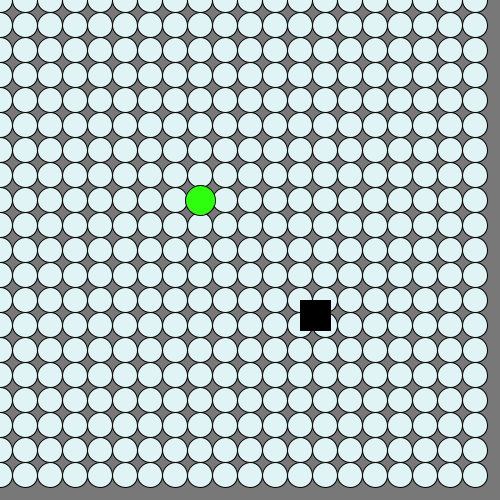
Frame 1 (no input)
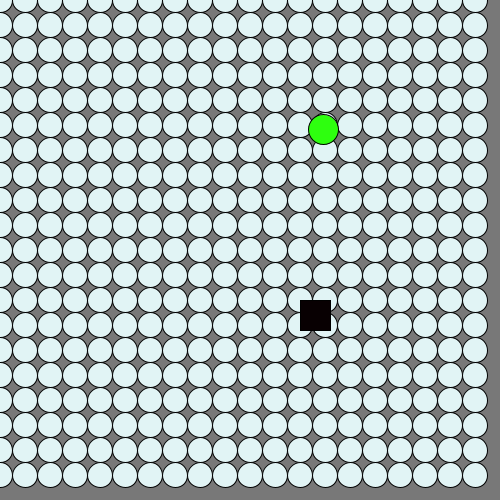
Frame 60 (the mouse pressed at the canvas centre just before this capture)
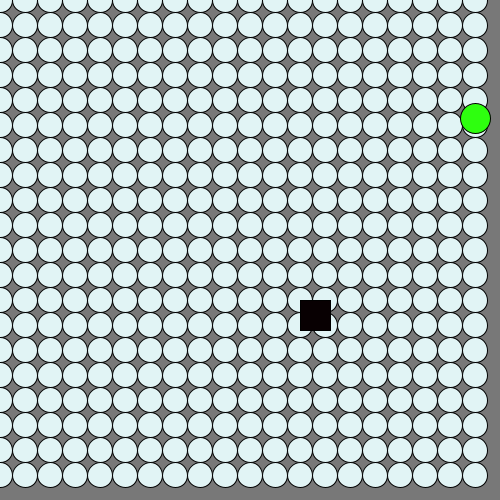
Frame 120 (the mouse held since frame 60 and released just before this capture)

The Processing sketch that drew these frames (run headless with seeded random() and noise(); from frame 60 on, the mouse is pressed at the canvas centre):

// Processing sketch: processing_129933
// ── processing_129933.pde

int timer = 0;
float fX = 200;
float fY = 200;
float eX = 250;
float eY = 250;
float pX = 300;
float pY = 300;
float speed = 10;
color pColor = color(#92E5AA);

void setup() {
  size(500, 500);
  frameRate(24);
}

void draw() {
  background(120);
  bGround();
  food();
  player1();
  collisions();
  
  
}

void food() {
  //respawn
  timer++;
  if (timer >= 48) {
    fX = random(width);
    fY = random(height);
    timer = 0;
  }
  fill(#2EFF0F);
  ellipse(fX, fY, 30, 30);
}


void player1() {
  if (keyPressed) {
    if (key=='a') {
      pX -= speed;
    }
    if (key=='d') {
      pX += speed;
    }
    if (key=='s') {
      pY += speed;
    }
    if (key=='w') {
      pY -= speed;
    }
  }
  fill(pColor);
  rect(pX, pY, 30, 30);
}

void collisions() {
  float pDist=dist(pX, pY, fX, fY);
  if (pDist <= 30) {
    pColor = color(#F50737);
  }
  else {
    pColor = color(#080002);
  }
}

void bGround(){
  for(int i = 0; i < width; i += 25){
    for(int j = 0; j < height; j += 25){
      fill(#E1F4F5);
      ellipse(i,j,25,25);
    }
  }
}
  
